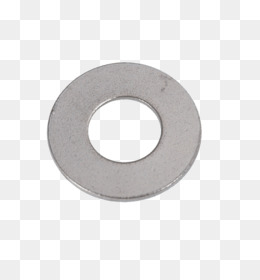
#> input picture Clasificador-de-imagenes/ejemplos/arandela_internet.jpg, 260 x 280 px
$ python Adaptacion.py
#> lines starting #> are read from the running program, lines starting #| are printed output that depends on the picture; after the words box and inside, x2 and y2 are one past the last pixel; in counts of white or black regions, pixels touching at a corner belong together
import cv2

################################################
## Algoritmo de Canny para detectar contornos ##
################################################
# NOTA: Consideramos que cada contorno encontrado, equivale a un objeto dentro de la imagen.

# Cargar imagen
imagen = cv2.imread('ejemplos/arandela_internet.jpg')
#> imagen is the input picture: shape (280, 260, 3); mean B, G, R 232, 232.1, 232.9
grises = cv2.cvtColor(imagen, cv2.COLOR_BGR2GRAY)

"""
Los umbrales 10 y 140 se determinaron arbitrariamente para esta imagen.
Si cambiamos el tipo de imagen deberíamos ajustarlos nuevamente
"""
bordes = cv2.Canny(grises, 10, 140)
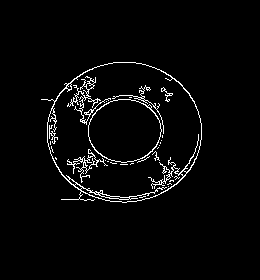
#> bordes: shape (280, 260); 3% white in thin lines or dots, all inside (x1, y1, x2, y2) = (41, 62, 202, 203)

# Detectar bordes
ctns, _ = cv2.findContours(bordes, cv2.RETR_EXTERNAL, cv2.CHAIN_APPROX_SIMPLE)
#> ctns = 1 contour; box (x1, y1, x2, y2) and area: (41, 62, 202, 203) 16987
print('Número de contornos encontrados: ', len(ctns))
#| Número de contornos encontrados:  1

# Dibujar y escribir en la imagen de input, los contornos detectados
cv2.drawContours(imagen, ctns, -1, (0, 0, 255), 2)
texto = 'Contornos encontrados: ' + str(len(ctns))
#> texto = 'Contornos encontrados: 1'
cv2.putText(imagen, texto, (10, 20), cv2.FONT_HERSHEY_SIMPLEX, 0.5,
            (255, 0, 0), 1)
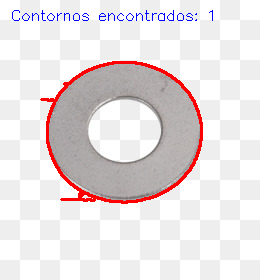
#> imagen: shape (280, 260, 3); mean B, G, R 226.9, 225.6, 232.6

# Guardar resultados
path = "./Figuras_test/"
fileb = "Figura_adaptacion_0.png"
cv2.imwrite(path + fileb, imagen)

#################################################
## Uso de Thresholding para detectar contornos ##
#################################################
# NOTA: A veces funciona mejor el algoritmo Canny en vez de Thresholding -> depende mucho de las características de la imagen de entrada

# Cargar imagen
imagen = cv2.imread('ejemplos/arandela_internet.jpg')

"""
Los umbrales 190 y 255 se determinaron arbitrariamente para esta imagen.
Si cambiamos el tipo de imagen deberíamos ajustarlos nuevamente
"""
grises = cv2.cvtColor(imagen, cv2.COLOR_BGR2GRAY)
_, th = cv2.threshold(grises, 190, 255, cv2.THRESH_BINARY_INV)
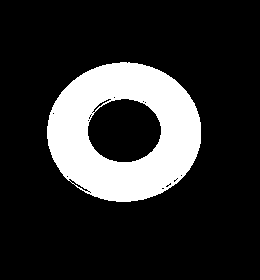
#> th: shape (280, 260); 18.1% white; 1 white region

# Detectar bordes
cnts, _ = cv2.findContours(th, cv2.RETR_EXTERNAL, cv2.CHAIN_APPROX_SIMPLE)
#> cnts = 1 contour; box (x1, y1, x2, y2) and area: (47, 62, 201, 202) 16644
print('Número de contornos encontrados: ', len(ctns))
#| Número de contornos encontrados:  1

# Dibujar y escribir en la imagen de input, los contornos detectados
cv2.drawContours(imagen, cnts, -1, (255, 0, 0), 2)
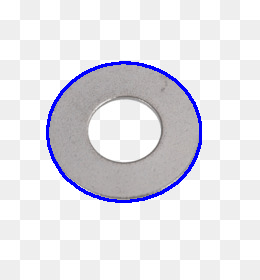
#> imagen: shape (280, 260, 3); 2.18% of pixels changed, all inside (x1, y1, x2, y2) = (46, 61, 202, 203)

font = cv2.FONT_HERSHEY_SIMPLEX
i = 0
for c in cnts:
    # Determinar los momentos
    M = cv2.moments(c)
    if M["m00"] == 0:
        M["m00"] = 1

    x = int(M["m10"] / M["m00"])
    y = int(M['m01'] / M['m00'])

    mensaje = 'Num :' + str(i + 1)
    cv2.putText(imagen, mensaje, (x - 40, y), font, 0.75,
                (255, 0, 0), 2, cv2.LINE_AA)
    cv2.drawContours(imagen, [c], 0, (255, 0, 0), 2)
    i = i + 1
#> this loop made 1 pass
#> (x, y, mensaje, i) on pass 1: (123, 131, 'Num :1', 1)
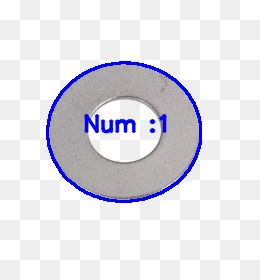
#> imagen: shape (280, 260, 3); 1.16% of pixels changed, all inside (x1, y1, x2, y2) = (83, 114, 168, 134)
#> after the loop, i = 1

# Guardar resultados
path = "./Figuras_test/"
fileb = "Figura_adaptacion_1.png"
cv2.imwrite(path + fileb, imagen)

####################################################
## Recortar imagen a partir de Algoritmo de Canny ##
####################################################
# NOTA: Consideramos que este programa solo es capaz de analizar un objeto dentro de la imagen

# Cargar imagen
imagen = cv2.imread('ejemplos/arandela_internet.jpg')
grises = cv2.cvtColor(imagen, cv2.COLOR_BGR2GRAY)

"""
Los umbrales 100 y 200 se determinaron arbitrariamente para esta imagen.
Si cambiamos el tipo de imagen deberíamos ajustarlos nuevamente
"""
bordes = cv2.Canny(grises, 100, 200)
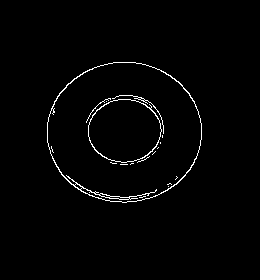
#> bordes: shape (280, 260); 1.6% white in thin lines or dots, all inside (x1, y1, x2, y2) = (47, 62, 202, 203)

# Detectar bordes
ctns, _ = cv2.findContours(bordes, cv2.RETR_EXTERNAL, cv2.CHAIN_APPROX_SIMPLE)
#> ctns = 1 contour; box (x1, y1, x2, y2) and area: (47, 62, 202, 203) 16986
print('Número de contornos encontrados: ', len(ctns))
#| Número de contornos encontrados:  1

# Determinar coordenadas del rectángulo que encierra al objeto
x, y, w, h = cv2.boundingRect(ctns[0])  # x,y: coordenada de la parte izquierda de arriba. w: ancho y h:alto
#> x = 47; y = 62; w = 155; h = 141
crop_img = imagen[y:y + h, x:x + w]
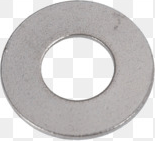
#> crop_img: shape (141, 155, 3); mean B, G, R 198.1, 198.5, 201.1

path = "./Figuras_test/"
fileb = "Figura_adaptacion_2.png"
cv2.imwrite(path + fileb, crop_img)
